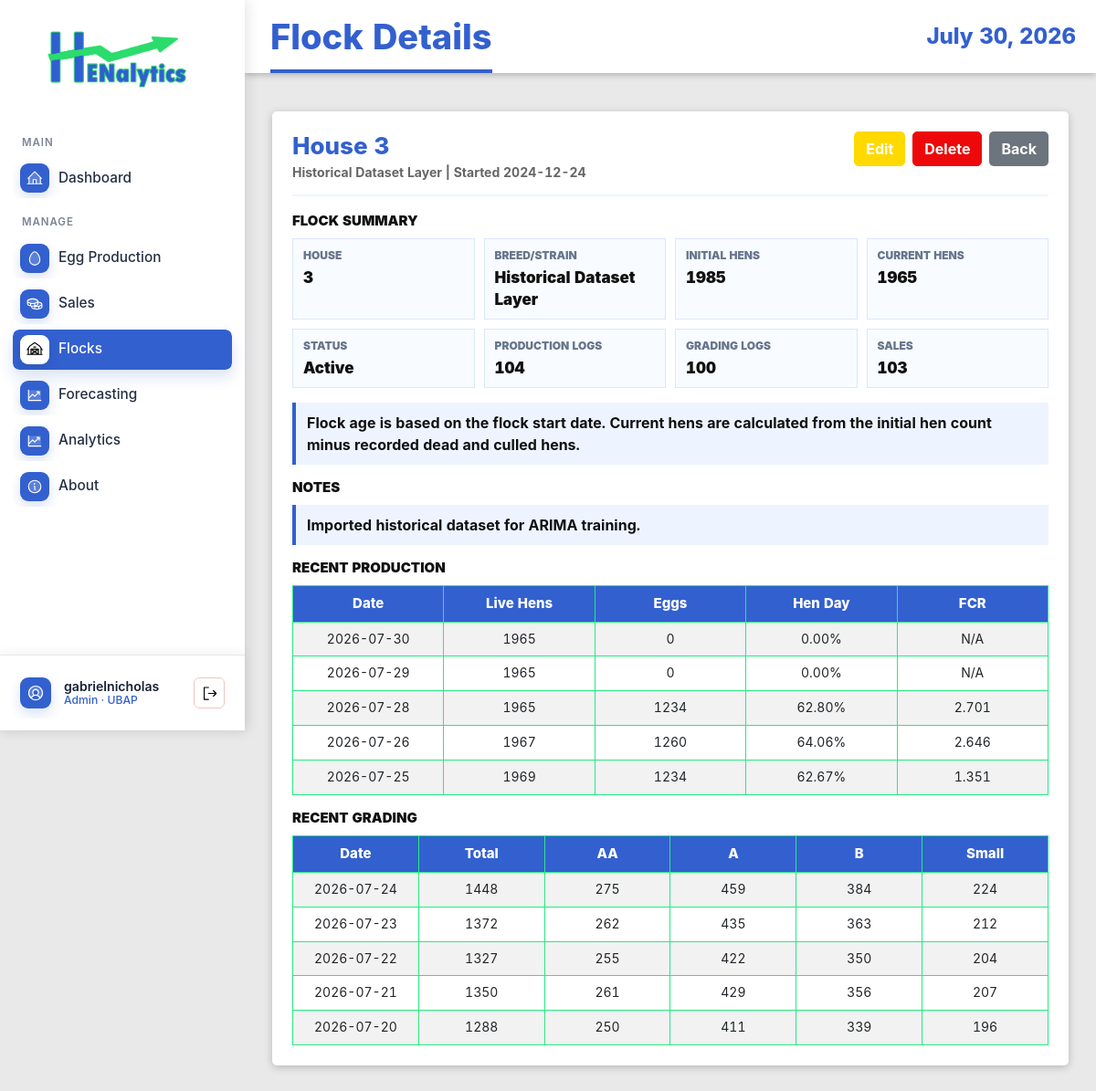
/flocks/4/ (signed in), run on an earlier commit of the app's database.
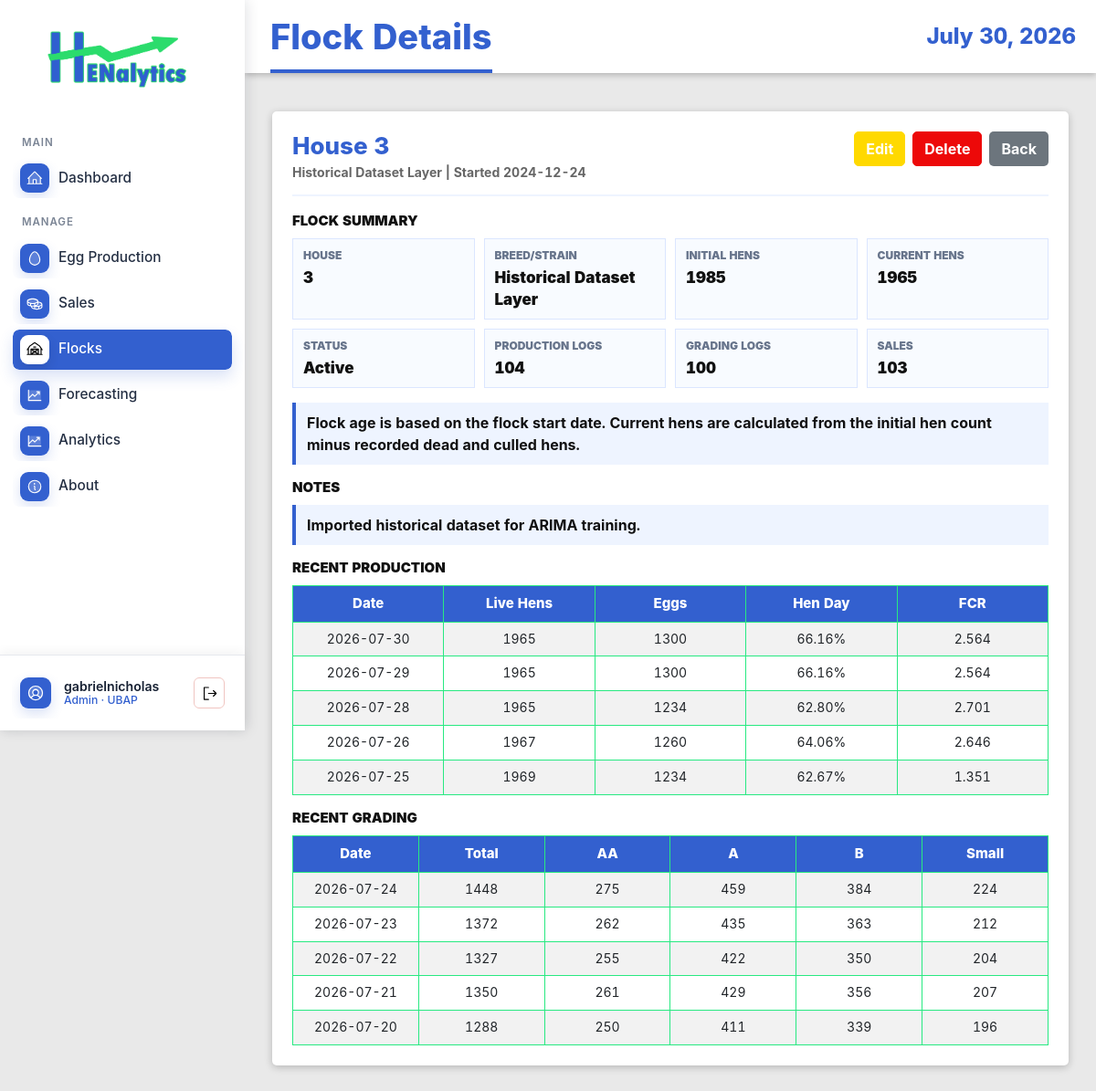
And on a later commit of the database.
### EggProduction/models.py (models this page shows, shortened)
class Flock(models.Model):
    STATUS_CHOICES = (
        ('active', 'Active'),
        ('inactive', 'Inactive'),
        ('culled', 'Culled'),
    )
    house_no = models.IntegerField()
    breed_strain = models.CharField(max_length=100)
    date_started = models.DateField()
    initial_hen_count = models.IntegerField(validators=[MinValueValidator(1)])
    status = models.CharField(max_length=20, choices=STATUS_CHOICES, default='active')
    notes = models.TextField(blank=True, null=True)
    created_at = models.DateTimeField(auto_now_add=True)
    updated_at = models.DateTimeField(auto_now=True)
    class Meta:
        ordering = ['-date_started']
        unique_together = ['house_no', 'date_started']

class ProductionLog(models.Model):
    flock = models.ForeignKey(Flock, on_delete=models.CASCADE, related_name='production_logs')
    log_date = models.DateField()
    age_weeks = models.IntegerField(validators=[MinValueValidator(0)])
    age_days = models.IntegerField(validators=[MinValueValidator(0)])
    hen_count = models.IntegerField(validators=[MinValueValidator(0)])
    dead_count = models.IntegerField(validators=[MinValueValidator(0)], default=0)
    culled_count = models.IntegerField(validators=[MinValueValidator(0)], default=0)
    feed_bags = models.IntegerField(validators=[MinValueValidator(0)], default=0)
    eggs_total = models.IntegerField(validators=[MinValueValidator(0)])
    pct_hen_day = models.DecimalField(max_digits=5, decimal_places=2, validators=[MinValueValidator(0), MaxValueValidator(100)])
    pct_hen_housed = models.DecimalField(max_digits=5, decimal_places=2, validators=[MinValueValidator(0), MaxValueValidator(100)])
    fcr = models.DecimalField(max_digits=8, decimal_places=3, null=True, blank=True, help_text="Feed Conversion Ratio")
    remarks = models.TextField(blank=True, null=True)
    entered_by = models.ForeignKey(User, on_delete=models.SET_NULL, null=True, related_name='production_logs')
    created_at = models.DateTimeField(auto_now_add=True)
    updated_at = models.DateTimeField(auto_now=True)
    class Meta:
        ordering = ['-log_date']
        unique_together = ('flock', 'log_date')

class GradingLog(models.Model):
    flock = models.ForeignKey(Flock, on_delete=models.CASCADE, related_name='grading_logs')
    log_date = models.DateField()
    age_weeks = models.IntegerField(validators=[MinValueValidator(0)])
    eggs_total = models.IntegerField(validators=[MinValueValidator(0)])
    eggs_aa = models.IntegerField(validators=[MinValueValidator(0)], default=0)
    eggs_a = models.IntegerField(validators=[MinValueValidator(0)], default=0)
    eggs_b = models.IntegerField(validators=[MinValueValidator(0)], default=0)
    eggs_small = models.IntegerField(validators=[MinValueValidator(0)], default=0)
    eggs_broken = models.IntegerField(validators=[MinValueValidator(0)], default=0)
    eggs_decode = models.IntegerField(validators=[MinValueValidator(0)], default=0)
    eggs_source = models.CharField(max_length=100, blank=True, null=True)
    created_at = models.DateTimeField(auto_now_add=True)
    updated_at = models.DateTimeField(auto_now=True)
    class Meta:
        ordering = ['-log_date']
        unique_together = ('flock', 'log_date')

### EggProduction/views.py (the view)
# urls.py: path('flocks/<int:pk>/', views.FlockDetailView.as_view(), name='flock-detail'),
class FlockDetailView(LoginRequiredMixin, DetailView):
    model = Flock
    template_name = 'egg_production/flock_detail.html'
    context_object_name = 'flock'
    def get_context_data(self, **kwargs):
        context = super().get_context_data(**kwargs)
        flock = self.get_object()
        production_qs = ProductionLog.objects.filter(flock=flock)
        grading_qs = GradingLog.objects.filter(flock=flock)
        sales_qs = SalesTransaction.objects.filter(flock=flock)
        context['production_logs'] = production_qs.order_by('-log_date')[:5]
        context['grading_logs'] = grading_qs.order_by('-log_date')[:5]
        context['sales'] = sales_qs.order_by('-sale_date')[:5]
        context['production_log_count'] = production_qs.count()
        context['grading_log_count'] = grading_qs.count()
        context['sales_count'] = sales_qs.count()
        context['current_hen_count'] = (
            production_qs.order_by('-log_date', '-pk')
            .values_list('hen_count', flat=True)
            .first()
            or flock.initial_hen_count
        )
        return context

### EggProduction/templates/egg_production/flock_detail.html (shortened to what this page needs)
{% extends 'base.html' %}
{% load static %}
{% block page_title %}Flock Details{% endblock %}
{% block content %}
<div class="action-panel detail-panel">
    <div class="detail-header">
        <div>
            <h2 class="detail-title">House {{ flock.house_no }}</h2>
            <div class="detail-subtitle">{{ flock.breed_strain }} | Started {{ flock.date_started|date:"Y-m-d" }}</div>
        </div>
        <div class="detail-actions">
            {% if user.is_staff or user.is_superuser %}
            <a href="{% url 'eggproduction:flock-edit' flock.pk %}" class="btn btn-warning">Edit</a>
            <a href="{% url 'eggproduction:flock-delete' flock.pk %}" class="btn btn-danger" data-swal-delete-link>Delete</a>
            {% endif %}
            <a href="{% url 'eggproduction:flock-list' %}" class="btn btn-secondary">Back</a>
        </div>
    </div>
    <section class="detail-section">
        <h3 class="detail-section-title">Flock Summary</h3>
        <div class="detail-grid">
            <div class="detail-item"><span class="detail-label">House</span><span class="detail-value">{{ flock.house_no }}</span></div>
            <div class="detail-item"><span class="detail-label">Breed/Strain</span><span class="detail-value">{{ flock.breed_strain }}</span></div>
            <div class="detail-item"><span class="detail-label">Initial Hens</span><span class="detail-value">{{ flock.initial_hen_count }}</span></div>
            <div class="detail-item"><span class="detail-label">Current Hens</span><span class="detail-value">{{ current_hen_count }}</span></div>
            <div class="detail-item"><span class="detail-label">Status</span><span class="detail-value">{{ flock.get_status_display }}</span></div>
            <div class="detail-item"><span class="detail-label">Production Logs</span><span class="detail-value">{{ production_log_count }}</span></div>
            <div class="detail-item"><span class="detail-label">Grading Logs</span><span class="detail-value">{{ grading_log_count }}</span></div>
            <div class="detail-item"><span class="detail-label">Sales</span><span class="detail-value">{{ sales_count }}</span></div>
        </div>
        <div class="detail-note mt-3">
            Flock age is based on the flock start date. Current hens are calculated from the initial hen count minus recorded dead and culled hens.
        </div>
    </section>
    {% if flock.notes %}
    <section class="detail-section">
        <h3 class="detail-section-title">Notes</h3>
        <div class="detail-note">{{ flock.notes }}</div>
    </section>
    {% endif %}
    <section class="detail-section">
        <h3 class="detail-section-title">Recent Production</h3>
        {% if production_logs %}
        <div class="table-responsive detail-mini-table">
            <table class="table table-striped">
                <thead>
                    <tr>
                        <th>Date</th>
                        <th>Live Hens</th>
                        <th>Eggs</th>
                        <th>Hen Day</th>
                        <th>FCR</th>
                    </tr>
                </thead>
                <tbody>
                    {% for log in production_logs %}
                    <tr>
                        <td>{{ log.log_date|date:"Y-m-d" }}</td>
                        <td>{{ log.hen_count }}</td>
                        <td>{{ log.eggs_total }}</td>
                        <td>{{ log.pct_hen_day }}%</td>
                        <td>{{ log.fcr|default:"N/A" }}</td>
                    </tr>
                    {% endfor %}
                </tbody>
            </table>
        </div>
        {% else %}
        <div class="detail-note">No production logs yet.</div>
        {% endif %}
    </section>
    <section class="detail-section">
        <h3 class="detail-section-title">Recent Grading</h3>
        {% if grading_logs %}
        <div class="table-responsive detail-mini-table">
            <table class="table table-striped">
                <thead>
                    <tr>
                        <th>Date</th>
                        <th>Total</th>
                        <th>AA</th>
                        <th>A</th>
                        <th>B</th>
                        <th>Small</th>
                    </tr>
                </thead>
                <tbody>
                    {% for log in grading_logs %}
                    <tr>
                        <td>{{ log.log_date|date:"Y-m-d" }}</td>
                        <td>{{ log.eggs_total }}</td>
                        <td>{{ log.eggs_aa }}</td>
                        <td>{{ log.eggs_a }}</td>
                        <td>{{ log.eggs_b }}</td>
                        <td>{{ log.eggs_small }}</td>
                    </tr>
                    {% endfor %}
                </tbody>
            </table>
        </div>
        {% else %}
        <div class="detail-note">No grading logs yet.</div>
        {% endif %}
    </section>
</div>
{% endblock %}

### EggProduction/templates/base.html (shortened to what this page needs)
{% load static %}
<!DOCTYPE html>
<html lang="en">
<head>
    <link href="https://cdn.jsdelivr.net/npm/bootstrap@5.3.0/dist/css/bootstrap.min.css" rel="stylesheet">
    <link rel="stylesheet" href="https://cdn.datatables.net/1.13.8/css/jquery.dataTables.min.css">
    <link rel="stylesheet" href="https://cdn.datatables.net/buttons/2.4.2/css/buttons.dataTables.min.css">
    <link rel="stylesheet" href="{% static 'EggProduction/css/style.css' %}">
</head>
<body class="{% if request.user.is_authenticated %}app-body{% else %}auth-body{% endif %}">
    {% if request.user.is_authenticated %}
    <div class="app-shell">
        <aside class="app-sidebar">
            <a href="{% url 'eggproduction:dashboard' %}" class="brand-lockup">
                <img src="{% static 'EggProduction/img/logo-login.png' %}" alt="Henalytics">
            </a>
            <nav class="side-nav" aria-label="Main navigation">
                <div class="nav-section-label">MAIN</div>
                <a href="{% url 'eggproduction:dashboard' %}"
                    class="side-link {% if request.resolver_match.url_name == 'dashboard' %}active{% endif %}">
                    <img class="side-icon side-img-icon" src="{% static 'EggProduction/img/house-line-duotone.svg' %}"
                        alt="" aria-hidden="true">
                    <span>Dashboard</span>
                </a>
                <div class="nav-section-label">MANAGE</div>
                <a href="{% url 'eggproduction:production-log-list' %}"
                    class="side-link {% if 'production-log' in request.resolver_match.url_name or 'grading-log' in request.resolver_match.url_name %}active{% endif %}">
                    <img class="side-icon side-img-icon" src="{% static 'EggProduction/img/egg-duotone.svg' %}" alt=""
                        aria-hidden="true">
                    <span>Egg Production</span>
                </a>
                <a href="{% url 'eggproduction:sales-transaction-list' %}"
                    class="side-link {% if 'sales-transaction' in request.resolver_match.url_name or 'sales-item' in request.resolver_match.url_name %}active{% endif %}">
                    <img class="side-icon side-img-icon" src="{% static 'EggProduction/img/coins-duotone.svg' %}" alt=""
                        aria-hidden="true">
                    <span>Sales</span>
                </a>
                <a href="{% url 'eggproduction:flock-list' %}"
                    class="side-link {% if 'flock' in request.resolver_match.url_name %}active{% endif %}">
                    <img class="side-icon side-img-icon" src="{% static 'EggProduction/img/barn-duotone.svg' %}" alt=""
                        aria-hidden="true">
                    <span>Flocks</span>
                </a>
                {% if request.user.is_superuser or request.user.userprofile.role == 'admin' or request.user.userprofile.role == 'manager' %}
                <a href="{% url 'eggproduction:experimental-forecasting' %}"
                    class="side-link {% if request.resolver_match.url_name == 'experimental-forecasting' %}active{% endif %}">
                    <img class="side-icon side-img-icon" src="{% static 'EggProduction/img/chart-line-up-duotone.svg' %}"
                        alt="" aria-hidden="true">
                    <span>Forecasting</span>
                </a>
                <a href="{% url 'eggproduction:harvest-forecast-list' %}"
                    class="side-link {% if request.resolver_match.url_name != 'experimental-forecasting' and 'forecast' in request.resolver_match.url_name or 'model-version' in request.resolver_match.url_name %}active{% endif %}">
                    <img class="side-icon side-img-icon" src="{% static 'EggProduction/img/chart-line-up-duotone.svg' %}"
                        alt="" aria-hidden="true">
                    <span>Analytics</span>
                </a>
                {% endif %}
                <a href="{% url 'index' %}"
                    class="side-link {% if request.resolver_match.url_name == 'index' %}active{% endif %}">
                    <img class="side-icon side-img-icon" src="{% static 'EggProduction/img/info-duotone.svg' %}" alt=""
                        aria-hidden="true">
                    <span>About</span>
                </a>
            </nav>
            <div class="sidebar-account">
                <div class="account-summary">
                    <img class="account-avatar-img" src="{% static 'EggProduction/img/user-circle-duotone.svg' %}" alt=""
                        aria-hidden="true">
                    <span class="account-copy">
                        <span class="account-name">{{ request.user.get_full_name|default:request.user.username }}</span>
                        <span class="account-role">
                            {% if request.user.is_superuser %}
                            Admin
                            {% elif request.user.userprofile.display_role %}
                            {{ request.user.userprofile.display_role }}
                            {% else %}
                            Staff
                            {% endif %}
                            &middot; UBAP
                        </span>
                    </span>
                    <form method="post" action="{% url 'logout' %}" class="account-logout-form account-logout-inline" data-swal-logout
                        data-swal-title="Sign out?"
                        data-swal-text="You will be returned to the login page."
                        data-swal-confirm-text="Sign out"
                        data-swal-cancel-text="Stay signed in">
                        <button type="submit" class="account-logout-button" title="Logout" aria-label="Logout">
                            <img class="logout-icon-img" src="{% static 'EggProduction/img/sign-out.svg' %}" alt="" aria-hidden="true">
                        </button>
                    </form>
                </div>
            </div>
        </aside>
        <section class="app-panel">
            <header class="app-topbar">
                <h1>{% block page_title %}Dashboard{% endblock %}</h1>
                <time>{% now "F j, Y" %}</time>
            </header>
            <main class="app-content">
                {% else %}
                <main>
                    {% endif %}
                    {% block content %}{% endblock %}
                    {% if request.user.is_authenticated %}
                </main>
        </section>
    </div>
    {% else %}
    </main>
    {% endif %}
</body>
</html>

What changed in the data, as far as the page shows it:
removed ProductionLog: log_date "2026-07-30", hen_count "1965", eggs_total "0", pct_hen_day "0.00", fcr "N/A"
removed ProductionLog: log_date "2026-07-29", hen_count "1965", eggs_total "0", pct_hen_day "0.00", fcr "N/A"
added ProductionLog: log_date "2026-07-30", hen_count "1965", eggs_total "1300", pct_hen_day "66.16", fcr "2.564"
added ProductionLog: log_date "2026-07-29", hen_count "1965", eggs_total "1300", pct_hen_day "66.16", fcr "2.564"
